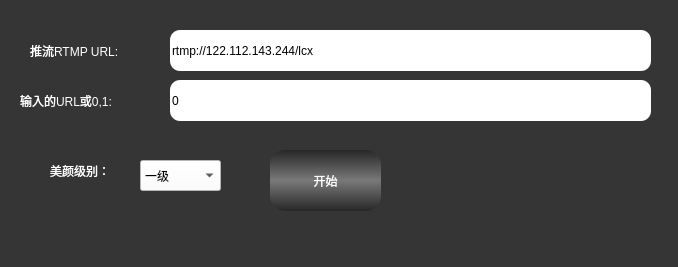
<?xml version="1.0" encoding="UTF-8"?>
<ui version="4.0">
 <class>XRtmpStreamerClass</class>
 <widget class="QWidget" name="XRtmpStreamerClass">
  <property name="geometry">
   <rect>
    <x>0</x>
    <y>0</y>
    <width>678</width>
    <height>267</height>
   </rect>
  </property>
  <property name="windowTitle">
   <string>XRtmpStreamer</string>
  </property>
  <property name="styleSheet">
   <string notr="true">QLabel
{
	color: rgb(255, 255, 255);
	font: 75 12pt &quot;黑体&quot;;
}
QWidget
{
	background-color: rgb(53, 53, 53);
}

QPushButton:hover
 { 
	background-color: qlineargradient(spread:pad, x1:0, y1:0, x2:0, y2:1, stop:0 rgba(120, 120, 120, 255), stop:0.495 rgba(39, 39, 39, 255), stop:0.505 rgba(39,39, 39, 255), stop:1 rgba(120, 120,120, 255));
 border: none;
border-radius:15px;
color: rgb(255, 255, 255);
font: 75 12pt &quot;黑体&quot;;
 }
QPushButton:!hover
 { 
	background-color: qlineargradient(spread:pad, x1:0, y1:0, x2:0, y2:1, stop:0 rgba(39, 39, 39, 255), stop:0.495 rgba(120, 120, 120, 255), stop:0.505 rgba(120,120, 120, 255), stop:1 rgba(39, 39,39, 255));
 border: none;
border-radius:15px;
color: rgb(255, 255, 255);
font: 75 12pt &quot;黑体&quot;;
 }

QLineEdit
{
border-radius:10px;
background-color: rgb(255, 255, 255);
font: 75 12pt &quot;黑体&quot;;

}
QComboBox
{
background-color: rgb(255, 255, 255);
font: 75 12pt &quot;黑体&quot;;

}</string>
  </property>
  <widget class="QLineEdit" name="outUrl">
   <property name="geometry">
    <rect>
     <x>170</x>
     <y>30</y>
     <width>481</width>
     <height>41</height>
    </rect>
   </property>
   <property name="text">
    <string>rtmp://122.112.143.244/lcx</string>
   </property>
  </widget>
  <widget class="QLabel" name="label">
   <property name="geometry">
    <rect>
     <x>30</x>
     <y>40</y>
     <width>111</width>
     <height>21</height>
    </rect>
   </property>
   <property name="text">
    <string>推流RTMP URL:</string>
   </property>
  </widget>
  <widget class="QLabel" name="label_2">
   <property name="geometry">
    <rect>
     <x>20</x>
     <y>90</y>
     <width>131</width>
     <height>21</height>
    </rect>
   </property>
   <property name="text">
    <string>输入的URL或0,1:</string>
   </property>
  </widget>
  <widget class="QLineEdit" name="inUrl">
   <property name="geometry">
    <rect>
     <x>170</x>
     <y>80</y>
     <width>481</width>
     <height>41</height>
    </rect>
   </property>
   <property name="text">
    <string>0</string>
   </property>
  </widget>
  <widget class="QPushButton" name="startButton">
   <property name="geometry">
    <rect>
     <x>270</x>
     <y>150</y>
     <width>111</width>
     <height>61</height>
    </rect>
   </property>
   <property name="text">
    <string>开始</string>
   </property>
  </widget>
  <widget class="QLabel" name="label_3">
   <property name="geometry">
    <rect>
     <x>50</x>
     <y>160</y>
     <width>81</width>
     <height>21</height>
    </rect>
   </property>
   <property name="text">
    <string>美颜级别：</string>
   </property>
  </widget>
  <widget class="QComboBox" name="face">
   <property name="geometry">
    <rect>
     <x>140</x>
     <y>160</y>
     <width>81</width>
     <height>31</height>
    </rect>
   </property>
   <item>
    <property name="text">
     <string>一级</string>
    </property>
   </item>
   <item>
    <property name="text">
     <string>二级</string>
    </property>
   </item>
   <item>
    <property name="text">
     <string>三级</string>
    </property>
   </item>
  </widget>
 </widget>
 <layoutdefault spacing="6" margin="11"/>
 <resources/>
 <connections>
  <connection>
   <sender>startButton</sender>
   <signal>clicked()</signal>
   <receiver>XRtmpStreamerClass</receiver>
   <slot>Stream()</slot>
   <hints>
    <hint type="sourcelabel">
     <x>320</x>
     <y>184</y>
    </hint>
    <hint type="destinationlabel">
     <x>802</x>
     <y>218</y>
    </hint>
   </hints>
  </connection>
 </connections>
 <slots>
  <slot>Stream()</slot>
 </slots>
</ui>
